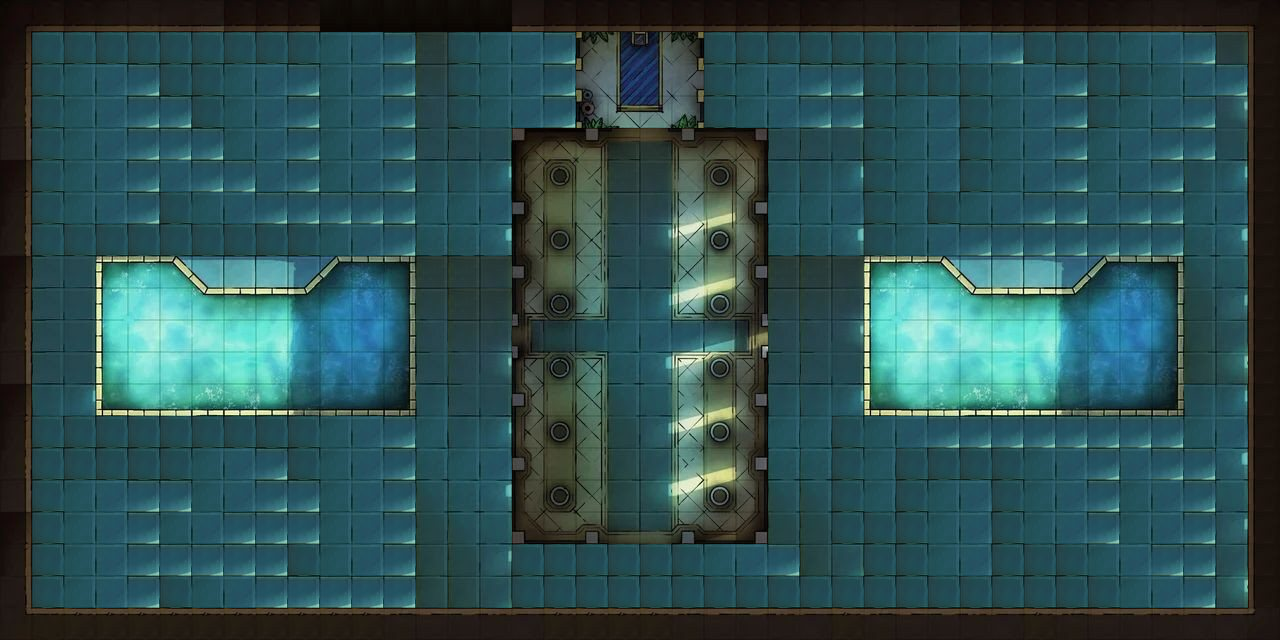

Rendered tile map (Tiled .tmx) drawn with the repository's tilesets; below, a short description and the full map source, tile grids included:
An orthogonal 40x20 tile map with 32x32 px tiles, 2 tile layers (floor, berrier).

<map version="1.9" tiledversion="1.9.2" orientation="orthogonal" renderorder="right-down" width="40" height="20" tilewidth="32" tileheight="32" infinite="0" nextlayerid="3" nextobjectid="1">
 <tileset firstgid="1" name="map2" tilewidth="32" tileheight="32" tilecount="620" columns="20">
  <image source="map2.jpg" width="640" height="992" />
 </tileset>
 <layer id="2" name="floor" width="40" height="20">
  <data encoding="csv">
0,0,0,0,0,0,0,0,0,0,1,0,0,0,0,0,0,0,29,30,31,32,0,0,0,0,0,0,0,0,0,0,0,0,0,0,0,0,0,0,
0,469,469,469,469,469,469,469,469,469,470,471,472,370,469,470,471,472,49,50,51,52,469,469,469,469,469,469,469,470,471,472,469,469,469,470,471,472,371,0,
0,469,470,471,472,469,469,470,471,472,470,471,472,390,469,470,471,472,69,70,71,72,469,470,471,472,472,469,469,469,469,470,471,472,469,469,470,471,472,0,
0,469,470,471,472,472,469,470,471,472,470,471,472,410,469,470,471,472,89,90,91,92,469,470,471,472,472,469,470,471,469,470,471,472,469,470,471,472,411,0,
0,469,470,471,472,472,472,470,471,472,470,471,472,430,430,431,347,348,349,350,351,352,353,354,430,430,431,469,470,471,469,470,471,472,470,471,472,472,431,0,
0,469,470,471,472,471,472,472,471,472,470,471,472,450,450,451,367,368,369,370,371,372,373,374,450,450,451,469,470,471,469,470,471,472,470,471,472,450,451,0,
0,469,470,471,472,469,470,471,472,472,472,472,472,470,470,471,387,388,389,390,391,392,393,394,470,470,471,469,470,469,470,471,472,472,471,472,472,470,471,0,
0,469,469,469,469,469,469,469,469,469,470,471,472,490,490,491,407,408,409,410,411,412,413,414,490,490,491,469,470,471,472,472,472,472,472,472,472,490,491,0,
0,430,431,146,147,148,149,150,151,152,153,154,155,370,370,371,427,428,429,430,431,432,433,434,370,370,371,146,147,148,149,150,151,152,153,154,155,510,511,0,
0,430,431,166,167,168,169,170,171,172,173,174,175,390,370,371,447,448,449,450,451,452,453,454,390,390,391,166,167,168,169,170,171,172,173,174,175,530,531,0,
0,430,431,186,187,188,189,190,191,192,193,194,195,410,390,391,467,468,469,470,471,472,473,474,410,410,411,186,187,188,189,190,191,192,193,194,195,550,551,0,
0,430,431,206,207,208,209,210,211,212,213,214,215,430,410,411,487,488,489,490,491,492,493,494,430,430,431,206,207,208,209,210,211,212,213,214,215,570,571,0,
0,450,451,226,227,228,229,230,231,232,233,234,235,450,430,431,507,508,509,510,511,512,513,514,450,450,451,226,227,228,229,230,231,232,233,234,235,450,451,0,
0,469,469,469,469,469,469,469,469,469,470,471,472,470,450,451,527,528,529,530,531,532,533,534,470,470,469,470,471,472,472,472,472,472,472,472,472,470,471,0,
0,469,469,469,469,469,470,471,472,469,470,471,472,490,470,471,547,548,549,550,551,552,553,554,490,490,469,470,469,469,469,469,470,471,472,471,472,472,491,0,
0,469,470,471,472,472,470,471,472,472,470,471,472,510,490,491,567,568,569,570,571,572,573,574,510,510,469,470,469,470,471,469,470,471,472,470,471,472,511,0,
0,469,470,471,472,470,471,472,472,472,470,471,472,530,510,511,587,588,589,590,591,592,593,594,530,530,469,469,469,470,471,469,470,471,472,470,471,472,531,0,
0,469,470,471,472,472,472,472,472,469,470,471,472,550,530,531,469,469,469,469,469,469,470,471,472,550,551,469,469,470,471,469,469,469,470,471,472,472,551,0,
0,469,470,471,472,469,470,471,472,472,472,472,472,570,550,551,469,469,469,469,469,469,469,469,469,469,469,469,469,469,469,469,469,469,469,470,471,472,571,0,
0,0,0,0,0,0,0,0,0,0,0,0,0,0,0,0,0,0,0,0,0,0,0,0,0,0,0,0,0,0,0,0,0,0,0,0,0,0,0,0
</data>
 </layer>
 <layer id="1" name="berrier" width="40" height="20">
  <data encoding="csv">
42,43,43,44,45,46,47,43,43,43,1,1,1,1,1,1,46,43,43,43,43,43,43,43,43,43,44,45,46,47,43,43,43,43,43,44,45,46,58,59,
62,0,0,0,0,0,0,0,0,0,0,0,0,0,0,0,0,0,0,0,0,0,0,0,0,0,0,0,0,0,0,0,0,0,0,0,0,0,0,79,
82,0,0,0,0,0,0,0,0,0,0,0,0,0,0,0,0,0,0,0,0,0,0,0,0,0,0,0,0,0,0,0,0,0,0,0,0,0,0,79,
102,0,0,0,0,0,0,0,0,0,0,0,0,0,0,0,0,0,0,0,0,0,0,0,0,0,0,0,0,0,0,0,0,0,0,0,0,0,0,79,
122,0,0,0,0,0,0,0,0,0,0,0,0,0,0,0,0,0,0,0,0,0,0,0,0,0,0,0,0,0,0,0,0,0,0,0,0,0,0,79,
62,0,0,0,0,0,0,0,0,0,0,0,0,0,0,0,0,0,0,0,0,0,0,0,0,0,0,0,0,0,0,0,0,0,0,0,0,0,0,79,
82,0,0,0,0,0,0,0,0,0,0,0,0,0,0,0,0,0,0,0,0,0,0,0,0,0,0,0,0,0,0,0,0,0,0,0,0,0,0,79,
102,0,0,0,0,0,0,0,0,0,0,0,0,0,0,0,0,0,0,0,0,0,0,0,0,0,0,0,0,0,0,0,0,0,0,0,0,0,0,79,
62,0,0,0,0,0,0,0,0,0,0,0,0,0,0,0,0,0,0,0,0,0,0,0,0,0,0,0,0,0,0,0,0,0,0,0,0,0,0,79,
82,0,0,0,0,0,0,0,0,0,0,0,0,0,0,0,0,0,0,0,0,0,0,0,0,0,0,0,0,0,0,0,0,0,0,0,0,0,0,79,
102,0,0,0,0,0,0,0,0,0,0,0,0,0,0,0,0,0,0,0,0,0,0,0,0,0,0,0,0,0,0,0,0,0,0,0,0,0,0,79,
122,0,0,0,0,0,0,0,0,0,0,0,0,0,0,0,0,0,0,0,0,0,0,0,0,0,0,0,0,0,0,0,0,0,0,0,0,0,0,79,
62,0,0,0,0,0,0,0,0,0,0,0,0,0,0,0,0,0,0,0,0,0,0,0,0,0,0,0,0,0,0,0,0,0,0,0,0,0,0,79,
82,0,0,0,0,0,0,0,0,0,0,0,0,0,0,0,0,0,0,0,0,0,0,0,0,0,0,0,0,0,0,0,0,0,0,0,0,0,0,79,
102,0,0,0,0,0,0,0,0,0,0,0,0,0,0,0,0,0,0,0,0,0,0,0,0,0,0,0,0,0,0,0,0,0,0,0,0,0,0,79,
122,0,0,0,0,0,0,0,0,0,0,0,0,0,0,0,0,0,0,0,0,0,0,0,0,0,0,0,0,0,0,0,0,0,0,0,0,0,0,79,
62,0,0,0,0,0,0,0,0,0,0,0,0,0,0,0,0,0,0,0,0,0,0,0,0,0,0,0,0,0,0,0,0,0,0,0,0,0,0,79,
82,0,0,0,0,0,0,0,0,0,0,0,0,0,0,0,0,0,0,0,0,0,0,0,0,0,0,0,0,0,0,0,0,0,0,0,0,0,0,79,
282,0,0,0,0,0,0,0,0,0,0,0,0,0,0,0,0,0,0,0,0,0,0,0,0,0,0,0,0,0,0,0,0,0,0,0,0,0,0,79,
302,306,313,313,313,313,313,313,313,313,313,313,314,315,316,317,318,313,313,313,313,314,315,316,317,318,313,314,315,316,317,318,313,314,315,316,317,318,318,319
</data>
 </layer>
</map>
